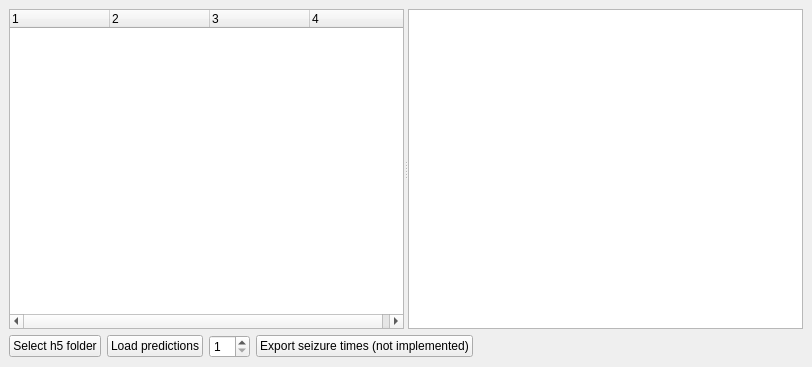
<?xml version="1.0" encoding="UTF-8"?>
<ui version="4.0">
 <class>MainWindow</class>
 <widget class="QMainWindow" name="MainWindow">
  <property name="geometry">
   <rect>
    <x>0</x>
    <y>0</y>
    <width>812</width>
    <height>367</height>
   </rect>
  </property>
  <property name="windowTitle">
   <string>MainWindow</string>
  </property>
  <widget class="QWidget" name="centralwidget">
   <layout class="QGridLayout" name="gridLayout_2">
    <item row="0" column="0">
     <layout class="QHBoxLayout" name="horizontalLayout">
      <item>
       <widget class="QSplitter" name="splitter">
        <property name="orientation">
         <enum>Qt::Horizontal</enum>
        </property>
        <widget class="QTreeWidget" name="treeWidget">
         <property name="sizePolicy">
          <sizepolicy hsizetype="Expanding" vsizetype="Expanding">
           <horstretch>0</horstretch>
           <verstretch>0</verstretch>
          </sizepolicy>
         </property>
         <property name="autoExpandDelay">
          <number>-1</number>
         </property>
         <property name="columnCount">
          <number>4</number>
         </property>
         <column>
          <property name="text">
           <string notr="true">1</string>
          </property>
         </column>
         <column>
          <property name="text">
           <string notr="true">2</string>
          </property>
         </column>
         <column>
          <property name="text">
           <string notr="true">3</string>
          </property>
         </column>
         <column>
          <property name="text">
           <string notr="true">4</string>
          </property>
         </column>
        </widget>
        <widget class="GraphicsLayoutWidget" name="GraphicsLayoutWidget">
         <property name="enabled">
          <bool>true</bool>
         </property>
        </widget>
       </widget>
      </item>
     </layout>
    </item>
    <item row="1" column="0">
     <layout class="QHBoxLayout" name="horizontalLayout_2">
      <item>
       <widget class="QPushButton" name="select_folder_btn">
        <property name="text">
         <string>Select h5 folder</string>
        </property>
       </widget>
      </item>
      <item>
       <widget class="QPushButton" name="load_preds_btn">
        <property name="text">
         <string>Load predictions</string>
        </property>
       </widget>
      </item>
      <item>
       <widget class="QSpinBox" name="tid_box">
        <property name="minimum">
         <number>1</number>
        </property>
       </widget>
      </item>
      <item>
       <widget class="QPushButton" name="export_csv">
        <property name="text">
         <string>Export seizure times (not implemented)</string>
        </property>
       </widget>
      </item>
      <item>
       <spacer name="horizontalSpacer">
        <property name="orientation">
         <enum>Qt::Horizontal</enum>
        </property>
        <property name="sizeHint" stdset="0">
         <size>
          <width>40</width>
          <height>20</height>
         </size>
        </property>
       </spacer>
      </item>
     </layout>
    </item>
   </layout>
  </widget>
 </widget>
 <customwidgets>
  <customwidget>
   <class>GraphicsLayoutWidget</class>
   <extends>QGraphicsView</extends>
   <header>pyqtgraph</header>
  </customwidget>
 </customwidgets>
 <resources/>
 <connections/>
</ui>
